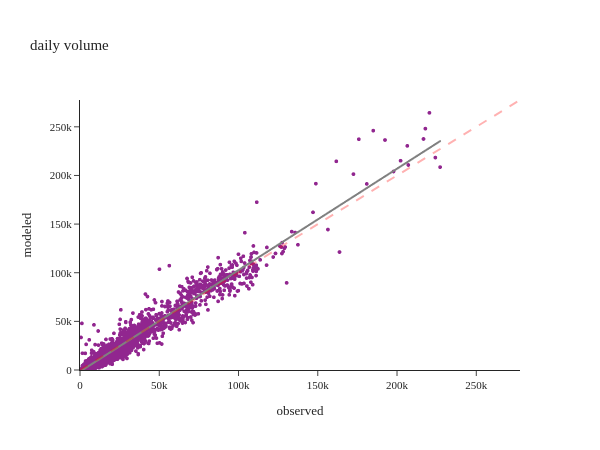

Here is the notebook cell this chart was saved with:
### Code cell
#| layout: [[65,35]]

df = pd.read_csv(csv_dir/ 'daily_volume.csv')
plot_observed_scatter(df, 'observed', 'modeled', 'daily volume')

### Figure 1 — Plotly figure (JSON) as saved in the notebook; plotly's stock layout.template omitted (floating-point values rounded to 4 significant figures; data arrays with more than 128 entries replaced by an {"elided": "..."} marker saying what was removed)
{"data": [{"hovertemplate": "observed=%{x}<br>modeled=%{y}<extra></extra>", "legendgroup": "", "marker": {"color": "#91268F", "size": 4, "symbol": "circle"}, "mode": "markers", "name": "", "showlegend": false, "type": "scattergl", "x": {"elided": "2473 int values"}, "xaxis": "x", "y": {"elided": "2473 int values"}, "yaxis": "y"}, {"hovertemplate": "<b>OLS trendline</b><br>modeled = 1.04288 * observed + -1631.62<br>R<sup>2</sup>=0.949772<br><br>observed=%{x}<br>modeled=%{y} <b>(trend)</b><extra></extra>", "legendgroup": "", "line": {"color": "grey", "width": 2}, "marker": {"color": "#91268F", "size": 4, "symbol": "circle"}, "mode": "lines", "name": "", "showlegend": false, "type": "scattergl", "x": {"elided": "2473 int values"}, "xaxis": "x", "y": {"elided": "2473 float values"}, "yaxis": "y"}], "layout": {"height": 450, "legend": {"tracegroupgap": 0}, "shapes": [{"line": {"color": "Red", "dash": "dash", "width": 2}, "type": "line", "x0": 0, "x1": 277600.0, "y0": 0, "y1": 277600.0}], "title": {"text": "daily volume"}, "width": 600, "xaxis": {"anchor": "y", "domain": [0.0, 1.0], "range": [0, 277600.0], "title": {"text": "observed"}}, "yaxis": {"anchor": "x", "domain": [0.0, 1.0], "range": [0, 277600.0], "title": {"text": "modeled"}}}}
